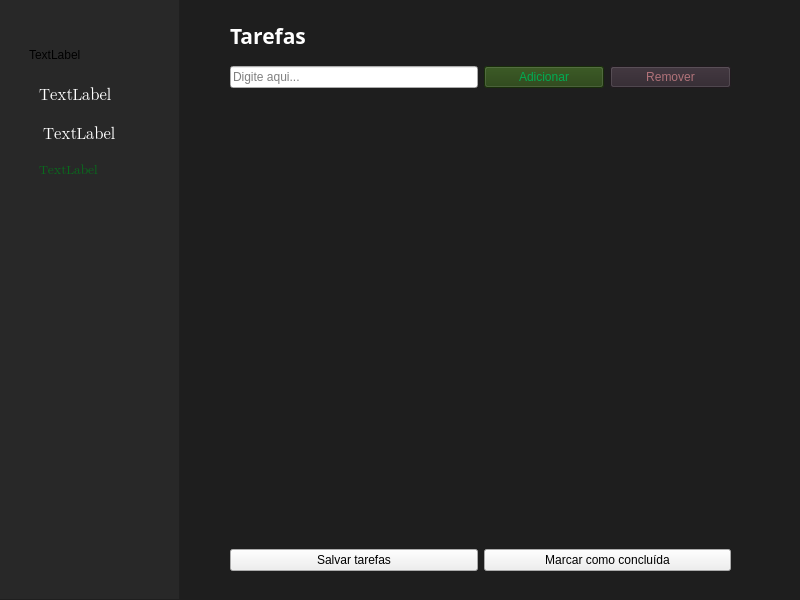
<?xml version="1.0" encoding="UTF-8"?>
<ui version="4.0">
 <class>JanelaPrincipal</class>
 <widget class="QMainWindow" name="JanelaPrincipal">
  <property name="geometry">
   <rect>
    <x>0</x>
    <y>0</y>
    <width>800</width>
    <height>600</height>
   </rect>
  </property>
  <property name="windowTitle">
   <string>Lista de Tarefas</string>
  </property>
  <property name="windowIcon">
   <iconset>
    <normaloff>../../../Downloads/pngwing.com.png</normaloff>../../../Downloads/pngwing.com.png</iconset>
  </property>
  <property name="styleSheet">
   <string notr="true">QMainWindow {
    background-color:rgb(30, 30, 30);
}





</string>
  </property>
  <widget class="QWidget" name="centralwidget">
   <widget class="QWidget" name="gridLayoutWidget">
    <property name="geometry">
     <rect>
      <x>230</x>
      <y>60</y>
      <width>501</width>
      <height>511</height>
     </rect>
    </property>
    <layout class="QGridLayout" name="gridLayout">
     <item row="6" column="2" colspan="2">
      <widget class="QPushButton" name="btn_concluida">
       <property name="text">
        <string>Marcar como concluída</string>
       </property>
      </widget>
     </item>
     <item row="2" column="0" rowspan="3" colspan="2">
      <widget class="QLineEdit" name="lineEdit">
       <property name="styleSheet">
        <string notr="true"/>
       </property>
       <property name="placeholderText">
        <string>Digite aqui...</string>
       </property>
      </widget>
     </item>
     <item row="3" column="2">
      <widget class="QPushButton" name="btn_add">
       <property name="styleSheet">
        <string notr="true">QPushButton
{
	background-color:rgb(34, 63, 14);
	color:rgb(0, 172, 83);
}

</string>
       </property>
       <property name="text">
        <string>Adicionar</string>
       </property>
      </widget>
     </item>
     <item row="3" column="3">
      <widget class="QPushButton" name="btn_remove">
       <property name="styleSheet">
        <string notr="true">QPushButton
{
	background-color:rgb(46, 36, 44);
	color:rgb(176, 114, 121);
}</string>
       </property>
       <property name="text">
        <string>Remover</string>
       </property>
      </widget>
     </item>
     <item row="6" column="0" colspan="2">
      <widget class="QPushButton" name="btn_salvartarefas">
       <property name="text">
        <string>Salvar tarefas</string>
       </property>
      </widget>
     </item>
     <item row="5" column="0" colspan="4">
      <widget class="QListWidget" name="listWidget">
       <property name="font">
        <font>
         <family>Yu Gothic</family>
         <pointsize>11</pointsize>
         <bold>true</bold>
        </font>
       </property>
       <property name="styleSheet">
        <string notr="true">QListWidget
{
	  background-color:rgb(30, 30, 30);
	color:rgb(255, 255, 255);
	border:none;
}

QListWidget::indicator:unchecked {
    background-color: rgb(30, 30, 30);
    color:white;     
    border: 1px solid white; 
}
</string>
       </property>
      </widget>
     </item>
    </layout>
   </widget>
   <widget class="QFrame" name="frame">
    <property name="geometry">
     <rect>
      <x>-1</x>
      <y>-1</y>
      <width>181</width>
      <height>601</height>
     </rect>
    </property>
    <property name="styleSheet">
     <string notr="true">QFrame
{
	background-color:rgb(40, 40, 40);
}


</string>
    </property>
    <property name="frameShape">
     <enum>QFrame::StyledPanel</enum>
    </property>
    <property name="frameShadow">
     <enum>QFrame::Raised</enum>
    </property>
    <widget class="QWidget" name="gridLayoutWidget_3">
     <property name="geometry">
      <rect>
       <x>40</x>
       <y>80</y>
       <width>131</width>
       <height>71</height>
      </rect>
     </property>
     <layout class="QGridLayout" name="gridLayout_3">
      <item row="0" column="0">
       <layout class="QVBoxLayout" name="verticalLayout_3">
        <item>
         <widget class="QLabel" name="label_username2">
          <property name="font">
           <font>
            <family>Segoe UI Emoji</family>
            <pointsize>12</pointsize>
            <italic>false</italic>
            <bold>false</bold>
           </font>
          </property>
          <property name="styleSheet">
           <string notr="true">QLabel
{
	color:white
}</string>
          </property>
          <property name="text">
           <string>TextLabel</string>
          </property>
         </widget>
        </item>
        <item>
         <widget class="QLabel" name="label_points2">
          <property name="font">
           <font>
            <family>Segoe UI Emoji</family>
            <pointsize>12</pointsize>
            <italic>false</italic>
            <bold>false</bold>
           </font>
          </property>
          <property name="styleSheet">
           <string notr="true">QLabel
{
	color:white
}</string>
          </property>
          <property name="text">
           <string> TextLabel</string>
          </property>
         </widget>
        </item>
       </layout>
      </item>
     </layout>
    </widget>
    <widget class="QLabel" name="lbl_icone">
     <property name="geometry">
      <rect>
       <x>30</x>
       <y>0</y>
       <width>111</width>
       <height>111</height>
      </rect>
     </property>
     <property name="text">
      <string>TextLabel</string>
     </property>
    </widget>
    <widget class="QLabel" name="status">
     <property name="geometry">
      <rect>
       <x>40</x>
       <y>150</y>
       <width>131</width>
       <height>41</height>
      </rect>
     </property>
     <property name="font">
      <font>
       <family>Segoe UI Emoji</family>
       <pointsize>10</pointsize>
       <italic>false</italic>
       <bold>false</bold>
      </font>
     </property>
     <property name="styleSheet">
      <string notr="true">QLabel
{
	color:rgb(8, 107, 28);
}</string>
     </property>
     <property name="text">
      <string>TextLabel</string>
     </property>
    </widget>
    <zorder>lbl_icone</zorder>
    <zorder>gridLayoutWidget_3</zorder>
    <zorder>status</zorder>
   </widget>
   <widget class="QLabel" name="label_add_tarefa">
    <property name="geometry">
     <rect>
      <x>230</x>
      <y>20</y>
      <width>111</width>
      <height>31</height>
     </rect>
    </property>
    <property name="font">
     <font>
      <family>Segoe UI Black</family>
      <pointsize>16</pointsize>
      <bold>true</bold>
     </font>
    </property>
    <property name="styleSheet">
     <string notr="true">QLabel
{
	color:white;
}</string>
    </property>
    <property name="text">
     <string>Tarefas</string>
    </property>
   </widget>
  </widget>
 </widget>
 <resources/>
 <connections/>
</ui>
